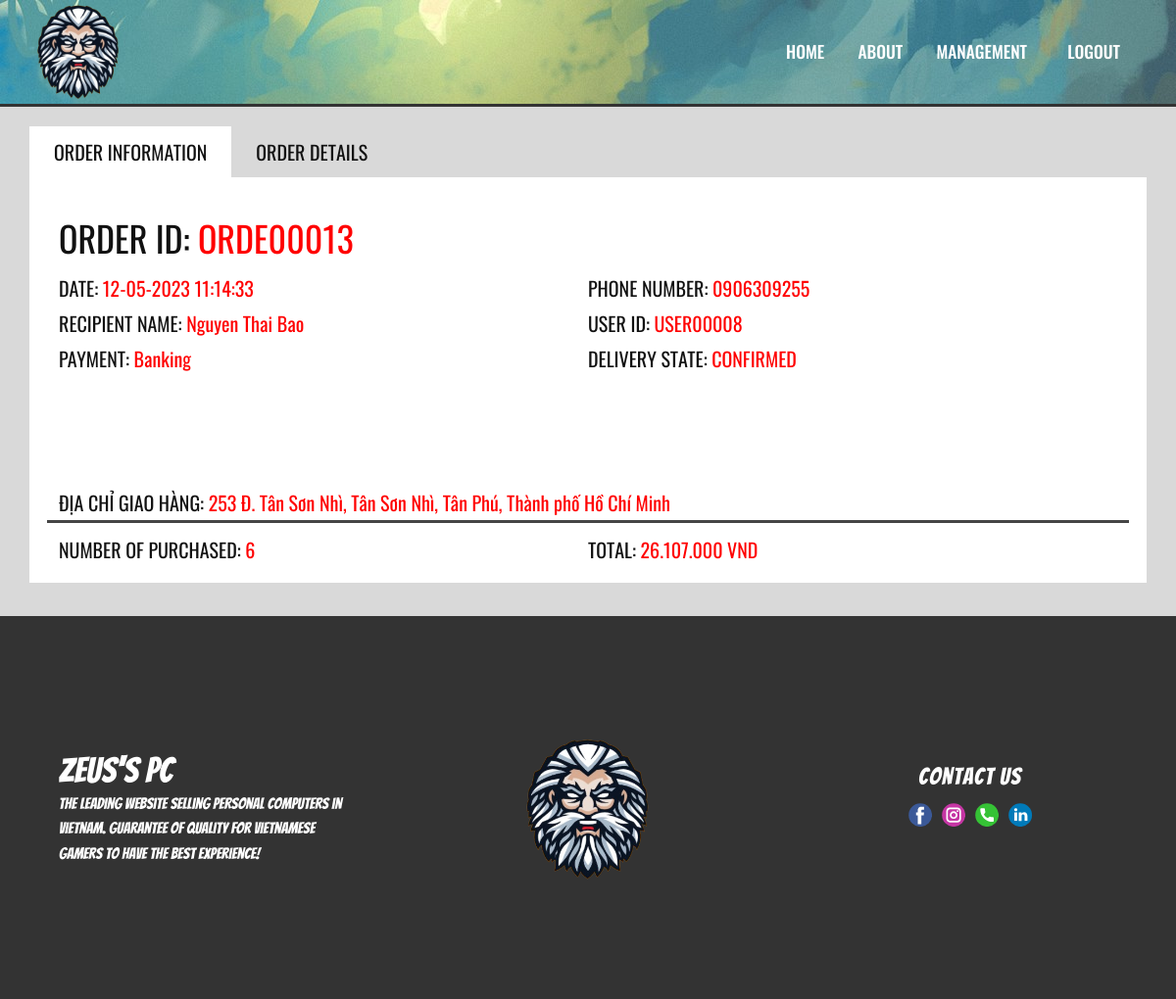
Screenshot of /Admin/orderdetails.php?id=ORDE00013 (signed in) with the database file from the repository.
### tables this page shows
CREATE TABLE `orders` (
  `IdOrder` char(20) NOT NULL,
  `IdAcc` char(20) NOT NULL,
  `Date` datetime NOT NULL,
  `Total` double DEFAULT 0,
  `Delivery` varchar(20) NOT NULL DEFAULT 'IN PROGRESS',
  `Payment` varchar(20) NOT NULL DEFAULT 'NONE',
  `Address` char(100) DEFAULT NULL,
  `Name` char(50) DEFAULT NULL,
  `PhoneNumber` char(11) DEFAULT NULL
);

### Class/Orders.php (called while the page is built, shortened)
<?php
    Class Orders{
        private $idorder;
        private $idacc;
        private $date;
        private $total;
        private $delivery;
        private $payment;
        private $name;
        private $phonenumber;
        private $address;
        private $numberofpurchased;
        public function __construct( ?string $idorder = null,?string $idacc = null,?float $total=0,?string $name=null,?string $phonenumber=null,?string $address=null) {
            $this->idorder=$idorder;
            $this->idacc = $idacc;
            $this->date=date("Y-m-d H:i:s");
            $this->delivery='IN PROGRESS';
            $this->total=$total;
            $this->payment='NONE';
            $this->name=$name;
            $this->phonenumber=$phonenumber;
            $this->address=$address;
        }
        public function setNumberofPurchased($numberofpurchased)
        {
            $this->numberofpurchased=$numberofpurchased;
        }
        public function setDate($date)
        {
            $this->date=$date;
        }
        public function setDelivery($delivery)
        {
            $this->delivery=$delivery;
        }
        public function setPayment($payment)
        {
            $this->payment=$payment;
        }
        public function getName()
        {
            return $this->name;
        }
        public function getAddress()
        {
            return $this->address;
        }
        public function getPhoneNumber()
        {
            return $this->phonenumber;
        }
        public function getIdOrder()
        {
            return $this->idorder;
        }
        public function getIdAcc()
        {
            return $this->idacc;
        }
        public function getDate()
        {
            return $this->date;
        }
        public function getTotal()
        {
            return $this->total;
        }
        public function getDelivery()
        {
            return $this->delivery;
        }
        public function getPayment()
        {
            return $this->payment;
        }
        public function getNumberofPurchased()
        {
            return $this->numberofpurchased;
        }
        public function selecSpecificOrder($id)
        {
            try{
                $sql="SELECT idorder,idacc,total,name,phonenumber,address,date,payment,delivery,(SELECT SUM(orderdetails.Quantity) from orders,orderdetails where orders.IdOrder='$id' and orderdetails.IdOrder=orders.IdOrder)as `purchased` FROM orders WHERE idorder='".$id."'";
                $stmt=Database::$pdo->prepare($sql);
                $stmt->execute();
                $orders=$stmt->fetchAll(PDO::FETCH_ASSOC);
                if(!empty($orders))
                {
                    $item=$orders[0];
                    $order=new Orders($item['idorder'],$item['idacc'],$item['total'],$item['name'],$item['phonenumber'],$item['address']);
                    $order->setDate($item['date']);
                    $order->setPayment($item['payment']);
                    $order->setDelivery($item['delivery']);
                    $order->setNumberofPurchased($item['purchased']);
                    return $order;
                }
                return null;
            }
            catch(PDOException $ex)
            {
                echo '<script>alert("'.$ex->getMessage().'")</script>';
            }
        }
    }

### Admin/orderdetails.php (the view, shortened to what this page needs)
<?php
    require '../include/header_admin.php';
    if(isset($_GET['id']))
    {
        $order=new Orders();
        $order=$order->selecSpecificOrder($_GET['id']);
    }
    else
        header("location:../Admin/Error.php");
?>
<link rel="stylesheet" href="../Style/OrderDetails.css" media="screen">
<section class="u-align-center u-clearfix u-grey-15 u-section-1" id="sec-03a4">
<div class="u-clearfix u-sheet u-sheet-1">
    <div class="u-expanded-width u-tabs u-tabs-1">
        <ul class="u-tab-list u-unstyled" role="tablist">
            <li class="u-tab-item" role="presentation">
                <a class="active u-active-white u-button-style u-custom-font u-font-oswald u-tab-link u-tab-link-1" id="link-tab-14b7" href="#tab-14b7" role="tab" aria-controls="tab-14b7" aria-selected="true">ORDER INFORMATION</a>
            </li>
            <li class="u-tab-item" role="presentation">
                <a class="u-active-white u-button-style u-custom-font u-font-oswald u-tab-link u-tab-link-2" id="link-tab-0da5" href="#tab-0da5" role="tab" aria-controls="tab-0da5" aria-selected="false">ORDER DETAILS</a>
            </li>
        </ul>
        <div class="u-tab-content">
            <div class="u-align-left u-container-style u-tab-active u-tab-pane u-white u-tab-pane-1" id="tab-14b7" role="tabpanel" aria-labelledby="link-tab-14b7">
                <div class="u-container-layout u-container-layout-1">
                    <p class="u-custom-font u-font-oswald u-text u-text-1">
                        ORDER ID: <a style="color:red"><?=$order->getIdOrder()?></a>
                    </p>
                    <p class="u-custom-font u-font-oswald u-text u-text-2">
                        DATE: <a style="color:red"><?php echo date('d-m-Y H:i:s', strtotime($order->getDate()));?></a>
                    </p>
                    <p class="u-custom-font u-font-oswald u-text u-text-3">
                        RECIPIENT NAME: <a style="color:red"><?=$order->getName()?></a>
                    </p>
                    <p class="u-custom-font u-font-oswald u-text u-text-4">
                        PHONE NUMBER: <a style="color:red"><?=$order->getPhoneNumber()?></a>
                    </p>
                    <p class="u-custom-font u-font-oswald u-text u-text-5">
                        USER ID: <a style="color:red"><?=$order->getIdAcc()?></a>
                    </p>
                    <p class="u-custom-font u-font-oswald u-text u-text-6">
                        DELIVERY STATE: <a style="color:red"><?=$order->getDelivery()?></a>
                    </p>
                    <p class="u-custom-font u-font-oswald u-text u-text-7">
                         PAYMENT: <a style="color:red"><?=$order->getPayment()?></a>
                    </p>
                    <p class="u-custom-font u-font-oswald u-text u-text-8">
                        ĐỊA CHỈ GIAO HÀNG: <a style="color:red"><?=$order->getAddress()?>
                    </a>
                    </p>
                    <div class="u-border-3 u-border-grey-dark-1 u-expanded-width-lg u-expanded-width-md u-expanded-width-xl u-line u-line-horizontal u-line-1"></div>
                    <p class="u-custom-font u-font-oswald u-text u-text-9">
                        TOTAL: <a style="color:red"><?=number_format($order->getTotal(),0,',','.')?> VND</a>
                    </p>
                    <p class="u-custom-font u-font-oswald u-text u-text-10">
                        NUMBER OF PURCHASED: <a style="color:red"><?=$order->getNumberofPurchased()?></a>
                    </p>
                </div>
            </div>
        </div>
    </div>
</div>
</section>
<?php require '../include/footer.php';?>

### Style/OrderDetails.css (style rules this page uses)
.u-section-1 .u-sheet-1 { margin-top: 20px; }
.u-section-1 .u-tabs-1 { min-height: 466px; margin-top: 0; margin-bottom: 34px; height: auto; }
.u-section-1 .u-tab-link-1 { font-size: 1.25rem; background-image: none; font-weight: 400; padding: 10px 25px; }
.u-section-1 .u-tab-link-2 { font-size: 1.25rem; background-image: none; font-weight: 400; padding: 10px 25px; }
.u-section-1 .u-tab-pane-1 { background-image: none; margin-top: 0; margin-bottom: 0; }
.u-section-1 .u-container-layout-1 { padding: 18px 18px 15px; }
.u-section-1 .u-text-1 { line-height: 1.8; font-size: 2.25rem; margin: 12px 552px 0 12px; font-weight: normal; }
.u-section-1 .u-text-2 { line-height: 1.8; font-size: 1.25rem; margin: 0 552px 0 12px; font-weight: normal; }
.u-section-1 .u-text-3 { line-height: 1.8; font-size: 1.25rem; margin: 0 552px 0 12px; font-weight: normal; }
.u-section-1 .u-text-4 { line-height: 1.8; font-size: 1.25rem; margin: -72px 12px 0 552px; font-weight: normal; }
.u-section-1 .u-text-5 { line-height: 1.8; font-size: 1.25rem; margin: 0 12px 0 552px; font-weight: normal; }
.u-section-1 .u-text-6 { line-height: 1.8; font-size: 1.25rem; margin: 0 12px 0 552px; font-weight: normal; }
.u-section-1 .u-text-7 { line-height: 1.8; font-size: 1.25rem; margin: -36px 552px 0 12px; font-weight: normal; }
.u-section-1 .u-text-8 { line-height: 1.8; font-size: 1.25rem; margin: 111px 12px 0; font-weight: normal; }
.u-section-1 .u-line-1 { transform-origin: left center 0px; margin: 0 12px; }
.u-section-1 .u-text-9 { line-height: 1.8; font-size: 1.25rem; margin: 9px 12px 0 552px; font-weight: normal; }
.u-section-1 .u-text-10 { line-height: 1.8; font-size: 1.25rem; margin: -36px 552px 0 12px; font-weight: normal; }

### rows the page displays
orders: IdOrder "ORDE00013", Date "12-05-2023 11:14:33", Name "Nguyen Thai Bao", PhoneNumber "0906309255", IdAcc "USER00008", Delivery "CONFIRMED", Payment "Banking", Address "253 Đ. Tân Sơn Nhì, Tân Sơn Nhì, Tân Phú, Thành phố Hồ Chí Minh", Total "26.107.000"

### other values shown
$order->getNumberofPurchased() "6"
